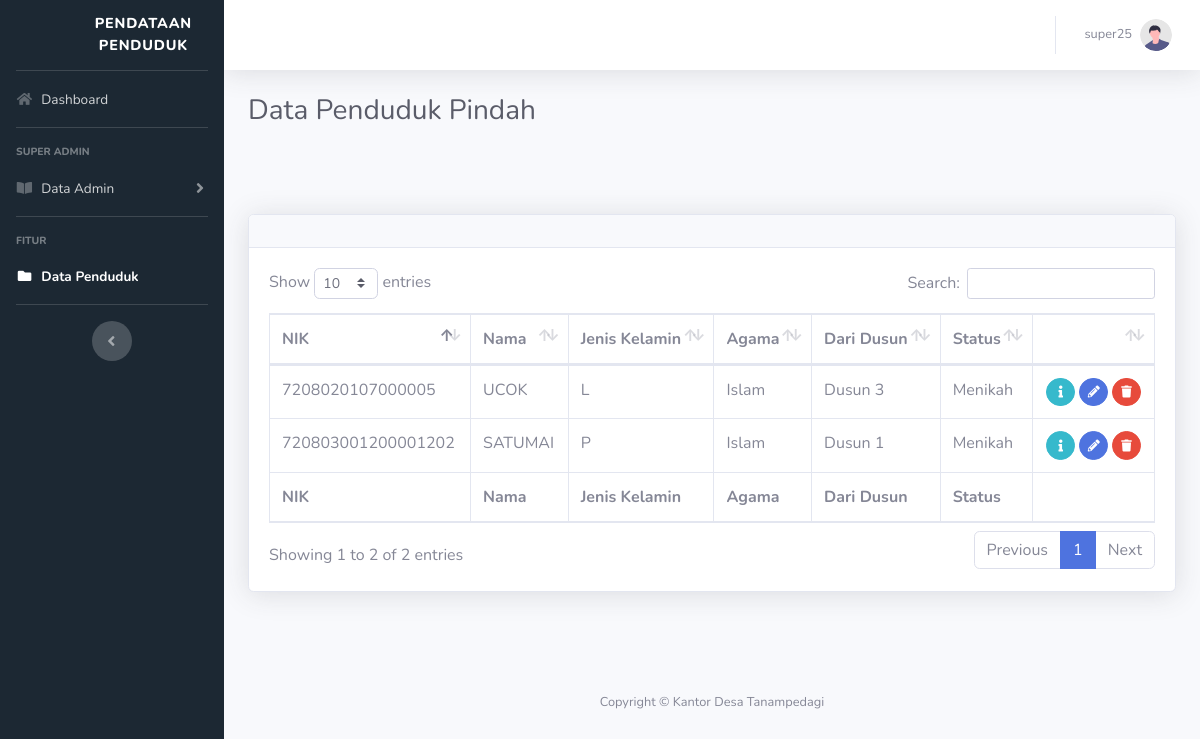
Screenshot of /Program/all_data_pin_super.php (signed in) with the database file from the repository.
### tables this page shows
CREATE TABLE `data_penduduk_pindah` (
  `nik` bigint(20) NOT NULL,
  `nama` varchar(50) NOT NULL,
  `agama` varchar(20) NOT NULL,
  `gender` varchar(11) NOT NULL,
  `ttl` date NOT NULL,
  `dusun` varchar(20) NOT NULL,
  `alamat` varchar(60) NOT NULL,
  `pendidikan` varchar(20) NOT NULL,
  `pekerjaan` varchar(20) NOT NULL,
  `gol_darah` varchar(2) NOT NULL,
  `no_telp` varchar(13) NOT NULL,
  `status` varchar(20) NOT NULL,
  `kategori` varchar(20) NOT NULL,
  `id_akun` int(11) NOT NULL
);

### Program/all_data_pin_super.php (the view, shortened to what this page needs)
<!DOCTYPE html>
<html lang="en">
<head>
    <link href="vendor/fontawesome-free/css/all.min.css" rel="stylesheet" type="text/css">
    <link href="css/sb-admin-2.min.css" rel="stylesheet">
    <link rel="stylesheet" type="text/css" href="css/style.css">
    <link href="vendor/datatables/dataTables.bootstrap4.min.css" rel="stylesheet">
</head>
<body id="page-top">
    <div id="wrapper">
        <ul class="navbar-nav samping sidebar sidebar-dark accordion" id="accordionSidebar">
            <a class="sidebar-brand d-flex align-items-center justify-content-center" href="dashboard_super.php">
                <div class="sidebar-brand-icon logo">
                </div>
                <div class="sidebar-brand-text mx-3 text">Pendataan Penduduk</div>
            </a>
            <hr class="sidebar-divider my-0">
            <li class="nav-item">
                <a class="nav-link" href="dashboard_super.php">
                    <i class="fas fa-fw fa-home"></i>
                    <span>Dashboard</span></a>
            </li>
            <hr class="sidebar-divider">
            <div class="sidebar-heading">
                Super Admin
            </div>
            <li class="nav-item">
                <a class="nav-link collapsed" href="#" data-toggle="collapse" data-target="#collapseTwo"
                    aria-expanded="true" aria-controls="collapseTwo">
                    <i class="fas fa-fw fa-book-open"></i>
                    <span>Data Admin</span>
                </a>
            </li>
            <hr class="sidebar-divider">
            <div class="sidebar-heading">
                Fitur
            </div>
            <li class="nav-item active">
                <a class="nav-link" href="view_all_data.php">
                    <i class="fas fa-fw fa-folder"></i>
                    <span>Data Penduduk</span></a>
            </li>
            <hr class="sidebar-divider d-none d-md-block">
            <div class="text-center d-none d-md-inline">
                <button class="rounded-circle border-0" id="sidebarToggle"></button>
            </div>
        </ul>
        <div id="content-wrapper" class="d-flex flex-column">
            <div id="content" class="tengah">
                <nav class="navbar navbar-expand navbar-light bg-white topbar mb-4 static-top shadow">
                    <ul class="navbar-nav ml-auto">
                        <li class="nav-item dropdown no-arrow">
                            <a class="nav-link dropdown-toggle" href="#" id="userDropdown" role="button"
                                data-toggle="dropdown" aria-haspopup="true" aria-expanded="false">
                                <span class="mr-2 d-none d-lg-inline text-gray-600 small"><?php echo $_SESSION['username_akun']; ?></span>
                                <img class="img-profile rounded-circle"
                                    src="img/undraw_profile.svg">
                            </a>
                        </li>
                    </ul>
                </nav>
                <div class="container-fluid">
                    <h1 class="h3 mb-4 text-gray-800">Data Penduduk Pindah</h1>
                    <div class="input_down">
                    </div>
                    <br>
                    <div class="card shadow mb-4">
                        <div class="card-header py-3">
                        </div>
                        <div class="card-body">
                            <div class="table-responsive">
                                <table class="table table-bordered" id="dataTable" width="100%" cellspacing="0">
                                    <thead>
                                        <tr>
                                            <th>NIK</th>
                                            <th>Nama</th>
                                            <th>Jenis Kelamin</th>
                                            <th>Agama</th>
                                            <th>Dari Dusun</th>
                                            <th>Status</th>
                                            <th></th>
                                        </tr>
                                    </thead>
                                    <tfoot>
                                        <tr>
                                            <th>NIK</th>
                                            <th>Nama</th>
                                            <th>Jenis Kelamin</th>
                                            <th>Agama</th>
                                            <th>Dari Dusun</th>
                                            <th>Status</th>
                                            <th></th>
                                        </tr>
                                    </tfoot>
                                    <tbody>
                                    <?php
                                    require ('koneksi.php');
                                    $result= mysqli_query($conn, "SELECT * FROM data_penduduk_pindah");
                                    while ($data = mysqli_fetch_array($result)){
                                    ?>
                                        <tr>
                                            <td><?php echo $data['nik']; ?></td>
                                            <td><?php echo $data['nama']; ?></td>
                                            <td><?php echo $data['gender']; ?></td>
                                            <td><?php echo $data['agama']; ?></td>
                                            <td><?php echo $data['dusun']; ?></td>
                                            <td><?php echo $data['status']; ?></td>
                                            <td>
                                                <center>
                                                    <a href="<?php echo "detail_pin_super.php?nik=".$data['nik']; ?>" class="btn btn-info btn-circle btn-sm" data-toggle="tooltip" title="Detail">
                                                        <i class="fas fa-info"></i>
                                                    </a>
                                                    <a href="<?php echo "update_pin_super.php?nik=".$data['nik']; ?>" class="btn btn-primary btn-circle btn-sm" data-toggle="tooltip" title="Edit">
                                                        <i class="fas fa-pencil-alt"></i>
                                                    </a>
                                                    <a href="<?php echo "delete_pin_super_action.php?nik=".$data['nik']; ?>" class="btn btn-danger btn-circle btn-sm" data-toggle="tooltip" title="Hapus">
                                                        <i class="fas fa-trash"></i>
                                                    </a>
                                                </center>
                                            </td>
                                        </tr>
                                    <?php
                                        }
                                    ?>
                                    </tbody>
                                </table>
                            </div>
                        </div>
                    </div>
                </div>
            <br>
            <br>
            <footer class="sticky-footer">
                <div class="container my-auto">
                    <div class="copyright text-center my-auto">
                        <span>Copyright &copy; Kantor Desa Tanampedagi</span>
                    </div>
                </div>
            </footer>
        </div>
    </div>
</body>
</html>

### Program/css/style.css (style rules this page uses)
div .logo { width: 90%; height: 270%; background-image: url('../img/lambang3.png'); background-size: 70%; background-repeat: no-repeat; background-position: center; }
.samping { background-color: #1C2833; }
.text { font-size: 90%; }
.input_down { height: 38px; margin-left: -2%; width: 104%; }

### rows the page displays
data_penduduk_pindah: nik "7208020107000005", nama "UCOK", gender "L", agama "Islam", dusun "Dusun 3", status "Menikah"
data_penduduk_pindah: nik "720803001200001202", nama "SATUMAI", gender "P", agama "Islam", dusun "Dusun 1", status "Menikah"

### other values shown
$_SESSION['username_akun'] "super25"
